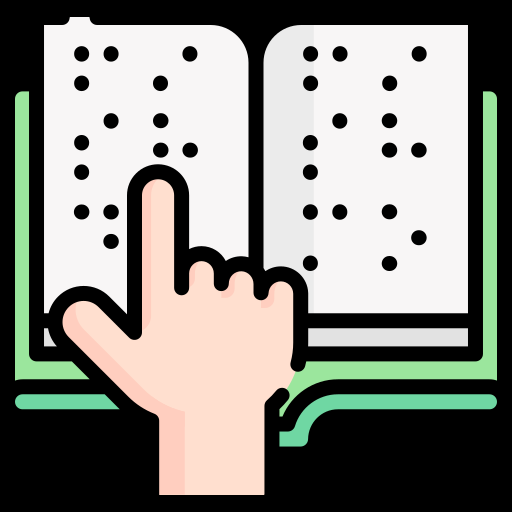
#> input picture templates/images/braille.png, 512 x 512 px
$ python samvaad_braille.py templates/images/braille.png
#> lines starting #> are read from the running program, lines starting #| are printed output that depends on the picture; after the words box and inside, x2 and y2 are one past the last pixel; in counts of white or black regions, pixels touching at a corner belong together
"""Braille recognition utilities and CLI for SAMVAAD."""

from __future__ import annotations

import argparse
import logging
import math
import os
import re
import sys
import time
from dataclasses import dataclass, field
from pathlib import Path
from typing import Any, Dict, List, Optional, Tuple, Union

import cv2
import numpy as np

logger = logging.getLogger(__name__)

# ══════════════════════════════════════════════════════════════════════════════
_COMMON_WORDS = {
    'a', 'about', 'all', 'also', 'and', 'as', 'at', 'be', 'because', 'but', 'by',
    'can', 'come', 'could', 'day', 'do', 'even', 'find', 'first', 'for', 'from',
    'get', 'give', 'go', 'have', 'he', 'her', 'here', 'him', 'his', 'how', 'i',
    'if', 'in', 'into', 'it', 'its', 'just', 'know', 'like', 'look', 'make',
    'man', 'many', 'me', 'more', 'my', 'new', 'no', 'not', 'now', 'of', 'on',
    'one', 'only', 'or', 'other', 'our', 'out', 'people', 'say', 'see', 'she',
    'so', 'some', 'take', 'tell', 'than', 'that', 'the', 'their', 'them', 'then',
    'there', 'these', 'they', 'thing', 'think', 'this', 'time', 'to', 'two', 'up',
    'use', 'very', 'want', 'way', 'we', 'well', 'what', 'when', 'which', 'who',
    'will', 'with', 'would', 'year', 'you', 'your',
    'hello', 'world', 'test', 'braille', 'detection', 'system', 'image', 'text',
    'is', 'are', 'was', 'were', 'been', 'being', 'am', 'has', 'had', 'does', 'did',
    'message', 'welcome', 'thanks', 'please', 'help', 'yes', 'no',
    'lorem', 'ipsum', 'dolor', 'sit', 'amet', 'consectetur', 'adipiscing',
    'elit', 'sed', 'eiusmod', 'tempor', 'incididunt', 'labore', 'dolore',
    'magna', 'aliqua', 'enim', 'minim', 'veniam', 'quis', 'nostrud',
    'exercitation', 'ullamco', 'laboris', 'nisi', 'aliquip', 'commodo',
    'consequat', 'conseq', 'ea', 'ex',
}

# [90 lines left out: functions _split_concatenated_words, auto_space_text, _merge_broken_line_boundary, not called in this run]

# ══════════════════════════════════════════════════════════════════════════════
#  BRAILLE LOOKUP TABLE  (Grade-1 English)
#
#  Dot layout inside one Braille cell:
#    Left col   Right col
#      1           4
#      2           5
#      3           6
#
#  Key  = tuple (dot1, dot2, dot3, dot4, dot5, dot6)   1=raised, 0=absent
# ══════════════════════════════════════════════════════════════════════════════

BRAILLE_MAP: Dict[Tuple[int, ...], str] = {
    (1,0,0,0,0,0): 'a',  (1,1,0,0,0,0): 'b',  (1,0,0,1,0,0): 'c',
    (1,0,0,1,1,0): 'd',  (1,0,0,0,1,0): 'e',  (1,1,0,1,0,0): 'f',
    (1,1,0,1,1,0): 'g',  (1,1,0,0,1,0): 'h',  (0,1,0,1,0,0): 'i',
    (0,1,0,1,1,0): 'j',  (1,0,1,0,0,0): 'k',  (1,1,1,0,0,0): 'l',
    (1,0,1,1,0,0): 'm',  (1,0,1,1,1,0): 'n',  (1,0,1,0,1,0): 'o',
    (1,1,1,1,0,0): 'p',  (1,1,1,1,1,0): 'q',  (1,1,1,0,1,0): 'r',
    (0,1,1,1,0,0): 's',  (0,1,1,1,1,0): 't',  (1,0,1,0,0,1): 'u',
    (1,1,1,0,0,1): 'v',  (0,1,0,1,1,1): 'w',  (1,0,1,1,0,1): 'x',
    (1,0,1,1,1,1): 'y',  (1,0,1,0,1,1): 'z',
    # Punctuation
    (0,0,0,0,0,0): ' ',  (0,1,0,0,0,0): ',',  (0,1,0,0,1,0): ';',
    (0,1,1,0,0,0): ':',  (0,1,1,0,1,0): '!',  (0,0,1,0,1,0): '?',
    (0,1,1,0,0,1): '-',  (0,1,0,0,1,1): '.',  (0,1,1,0,1,1): '"',
    (0,0,1,0,0,1): "'",
}

# Digits (used after the number indicator)
DIGIT_MAP: Dict[Tuple[int, ...], str] = {
    (1,0,0,0,0,0): '1',  (1,1,0,0,0,0): '2',  (1,0,0,1,0,0): '3',
    (1,0,0,1,1,0): '4',  (1,0,0,0,1,0): '5',  (1,1,0,1,0,0): '6',
    (1,1,0,1,1,0): '7',  (1,1,0,0,1,0): '8',  (0,1,0,1,0,0): '9',
    (0,1,0,1,1,0): '0',
}

NUMBER_INDICATOR  = (0,0,1,1,1,1)  # dots 3,4,5,6
CAPITAL_INDICATOR = (0,0,0,0,0,1)  # dot 6 only

# ══════════════════════════════════════════════════════════════════════════════
#  DATA STRUCTURES
# ══════════════════════════════════════════════════════════════════════════════

@dataclass
class Dot:
    cx: float; cy: float; radius: float; area: float

@dataclass
class BrailleCell:
    col: int; row: int
    pattern: Tuple[int, ...] = field(default_factory=lambda: (0,)*6)
    bbox: Tuple[float,float,float,float] = (0,0,0,0)

@dataclass
class RecognitionResult:
    text: str
    raw_text: str
    confidence: float
    dots_count: int
    cells_count: int
    unknown_cells: int
    used_auto_space: bool

# ══════════════════════════════════════════════════════════════════════════════
#  STAGE 1  IMAGE LOADER
# ══════════════════════════════════════════════════════════════════════════════

def load_image(source: Union[str, Path, np.ndarray]) -> np.ndarray:
    """Accept file path or numpy array → return BGR ndarray."""
    if isinstance(source, (str, Path)):
        path = Path(source)
        if not path.exists():
            raise ValueError(f"File not found: {path}")
        img = cv2.imread(str(path))
        if img is None:
            raise ValueError(f"Could not read image: {path}")
        return img
    if isinstance(source, np.ndarray):
        if source.ndim not in (2, 3):
            raise ValueError("Array must be 2-D or 3-D")
        return source.copy()
    raise ValueError(f"Unsupported type: {type(source)}")

# ══════════════════════════════════════════════════════════════════════════════
#  STAGE 2  PREPROCESSOR
#  Grayscale → CLAHE → Gaussian blur → Adaptive threshold → Morph close
# ══════════════════════════════════════════════════════════════════════════════

def preprocess(bgr: np.ndarray) -> Tuple[np.ndarray, np.ndarray]:
    """Returns (gray, binary) where binary has dots=255, background=0."""
    # Handle BGRA
    if bgr.ndim == 3 and bgr.shape[2] == 4:
        bgr = cv2.cvtColor(bgr, cv2.COLOR_BGRA2BGR)
    gray = cv2.cvtColor(bgr, cv2.COLOR_BGR2GRAY) if bgr.ndim == 3 else bgr.copy()

    # CLAHE — handles uneven lighting, shadows, low contrast
    clahe = cv2.createCLAHE(clipLimit=2.0, tileGridSize=(8, 8))
    eq = clahe.apply(gray)

    # Gaussian blur — removes JPEG/screenshot compression noise
    blurred = cv2.GaussianBlur(eq, (5, 5), 0)

    # Adaptive Gaussian threshold — NO fixed brightness value
    binary = cv2.adaptiveThreshold(
        blurred, 255,
        cv2.ADAPTIVE_THRESH_GAUSSIAN_C,
        cv2.THRESH_BINARY_INV,
        31, 10
    )

    # Morphological closing — fills tiny gaps inside dots
    kernel = cv2.getStructuringElement(cv2.MORPH_ELLIPSE, (3, 3))
    binary = cv2.morphologyEx(binary, cv2.MORPH_CLOSE, kernel)

    # Auto-invert if background ended up white (>60% white pixels)
    if np.mean(binary > 127) > 0.6:
        binary = cv2.bitwise_not(binary)

    return gray, binary

# ══════════════════════════════════════════════════════════════════════════════
#  STAGE 3+4  DOT DETECTOR + FILTER
#  Contour analysis — no hardcoded pixel sizes
# ══════════════════════════════════════════════════════════════════════════════

def detect_dots(binary: np.ndarray) -> List[Dot]:
    """Detect and validate Braille dots from binary image."""
    h, w = binary.shape[:2]
    contours, _ = cv2.findContours(binary, cv2.RETR_EXTERNAL, cv2.CHAIN_APPROX_SIMPLE)

    # Collect raw blobs
    blobs = []
    for cnt in contours:
        area = cv2.contourArea(cnt)
        if area < 4:
            continue
        x, y, cw, ch = cv2.boundingRect(cnt)
        blobs.append((area, cw, ch, cnt))

    if not blobs:
        return []

    # Dynamic area range from median (scale-invariant)
    areas = [b[0] for b in blobs]
    med = float(np.median(areas))
    min_a = max(med * 0.10, h * w * 0.000005)
    max_a = min(med * 4.50, h * w * 0.06)

    dots: List[Dot] = []
    for area, cw, ch, cnt in blobs:
        if not (min_a <= area <= max_a):
            continue

        # Circularity filter  (perfect circle = 1.0)
        perim = cv2.arcLength(cnt, True)
        if perim < 1e-3:
            continue
        if (4 * math.pi * area / perim**2) < 0.40:
            continue

        # Aspect ratio filter
        aspect = cw / ch if ch > 0 else 0
        if not (0.35 <= aspect <= 2.65):
            continue

        # Solidity filter
        hull_a = cv2.contourArea(cv2.convexHull(cnt))
        if hull_a < 1 or (area / hull_a) < 0.50:
            continue

        # Centroid
        M = cv2.moments(cnt)
        if M["m00"] < 1e-6:
            continue
        cx = M["m10"] / M["m00"]
        cy = M["m01"] / M["m00"]
        dots.append(Dot(cx=cx, cy=cy, radius=math.sqrt(area/math.pi), area=area))

    dots.sort(key=lambda d: (d.cy, d.cx))
    return dots

# ══════════════════════════════════════════════════════════════════════════════
#  STAGE 5+6  CELL SEGMENTER
# ══════════════════════════════════════════════════════════════════════════════

# [301 lines left out: functions _merge_close, _estimate_spacings, _cluster_rows, _infer_row_positions, _estimate_confidence, segment_cells and 1 more, not called in this run]

# ══════════════════════════════════════════════════════════════════════════════
#  PUBLIC API  (for SAMVAAD integration)
# ══════════════════════════════════════════════════════════════════════════════

class BrailleRecognizer:
    """
    Drop-in module for SAMVAAD.

    from samvaad_braille import BrailleRecognizer
    text = BrailleRecognizer().recognize("image.png")
    """

    def analyze(self, image: Union[str, Path, np.ndarray], auto_space: bool = True) -> RecognitionResult:
        """
        Recognize Braille text from an image.

        Parameters
        ----------
        image : str | Path | np.ndarray
            Input image
        auto_space : bool
            If True, automatically add spaces between words (default: True)
            Useful for Braille images that lack blank cells between words

        Returns
        -------
        RecognitionResult
            Decoded text plus confidence and detection metadata
        """
        bgr = load_image(image)
        _, bn = preprocess(bgr)
        dots = detect_dots(bn)
        if not dots:
            return RecognitionResult(
                text="",
                raw_text="",
                confidence=0.0,
                dots_count=0,
                cells_count=0,
                unknown_cells=0,
                used_auto_space=auto_space,
            )
        cells = segment_cells(dots)
        raw_text = decode_cells(cells)
        text = auto_space_text(raw_text, remove_newlines=True) if auto_space else raw_text
        text = text.upper()
        unknown_cells = sum(1 for c in cells if any(c.pattern) and BRAILLE_MAP.get(c.pattern) is None)
        confidence = _estimate_confidence(dots, cells, raw_text, text, auto_space)
        return RecognitionResult(
            text=text,
            raw_text=raw_text,
            confidence=confidence,
            dots_count=len(dots),
            cells_count=len(cells),
            unknown_cells=unknown_cells,
            used_auto_space=auto_space,
        )

    # [39 lines left out: functions recognize, recognize_with_debug, not called in this run]

# Convenience function
def recognize_braille(image: Union[str, Path, np.ndarray]) -> str:
    return BrailleRecognizer().recognize(image)

# ══════════════════════════════════════════════════════════════════════════════
#  RUNNER  (when you execute this file directly)
# ══════════════════════════════════════════════════════════════════════════════

IMG_EXTS = {".png", ".jpg", ".jpeg", ".bmp", ".tiff", ".tif"}

# Expected output per filename stem (for --test mode)
_EXPECTED: Dict[str, str] = {}
for _c in "abcdefghijklmnopqrstuvwxyz": _EXPECTED[_c] = _c
for _i in range(10): _EXPECTED[str(_i)] = str(_i)

os.system("")  # enable ANSI colours on Windows
G = "\033[92m"; R = "\033[91m"; Y = "\033[93m"; C = "\033[96m"
B = "\033[1m";  Z = "\033[0m"

def _run_single(path: Path, debug: bool):
    rec = BrailleRecognizer()
    print(f"\n{B}Image:{Z} {path.name}")
    t0 = time.perf_counter()
    if debug:
        text, dbg, result = rec.recognize_with_debug(path)
        for name, img in dbg.items():
            out = path.parent / f"{path.stem}_debug_{name}.png"
            cv2.imwrite(str(out), img)
            print(f"  {C}Debug saved → {out.name}{Z}")
    else:
        result = rec.analyze(path)
        text = result.text
    ms = (time.perf_counter() - t0) * 1000
    print(f"{B}Result:{Z} {G}{text!r}{Z}")
    print(f"{B}Conf:  {Z} {result.confidence:.2f}")
    print(f"{B}Time:  {Z} {ms:.0f} ms\n")

# [83 lines left out: functions _run_test, _run_interactive, not called in this run]

# ══════════════════════════════════════════════════════════════════════════════
#  ENTRY POINT
# ══════════════════════════════════════════════════════════════════════════════

if __name__ == "__main__":
    ap = argparse.ArgumentParser(
        prog="samvaad_braille",
        description="SAMVAAD Braille Recognition",
        formatter_class=argparse.RawDescriptionHelpFormatter,
        epilog="""
Examples:
  python samvaad_braille.py
  python samvaad_braille.py D:\\SAMVAAD\\dataset\\G.png
  python samvaad_braille.py --test D:\\SAMVAAD\\dataset
  python samvaad_braille.py --test D:\\SAMVAAD\\dataset --debug
        """,
    )
    ap.add_argument("image",  nargs="?", type=Path, default=None,
                    help="Single image path")
    ap.add_argument("--test", "-t", metavar="FOLDER", type=Path, default=None,
                    help="Test all images in a folder")
    ap.add_argument("--debug", "-d", action="store_true",
                    help="Save debug overlay images")
    args = ap.parse_args()

    if args.test:
        if not args.test.is_dir():
            print(f"{R}Not a folder: {args.test}{Z}"); sys.exit(1)
        _run_test(args.test, args.debug)
    elif args.image:
        if not args.image.exists():
            print(f"{R}File not found: {args.image}{Z}"); sys.exit(1)
        _run_single(args.image, args.debug)
#> in load_image, img is the input picture: shape (512, 512, 3); mean B, G, R 130.4, 137, 136.8
#> in preprocess, `gray = cv2.cvtColor(bgr, cv2.COLOR_BGR2GRAY) if bgr.ndim == 3 else bgr..`:
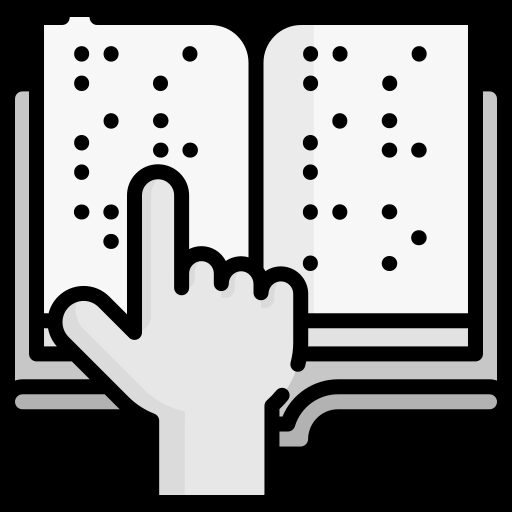
#> gray: shape (512, 512); min 0, max 247, mean 136.3
#> in preprocess, `blurred = cv2.GaussianBlur(eq, (5, 5), 0)`:
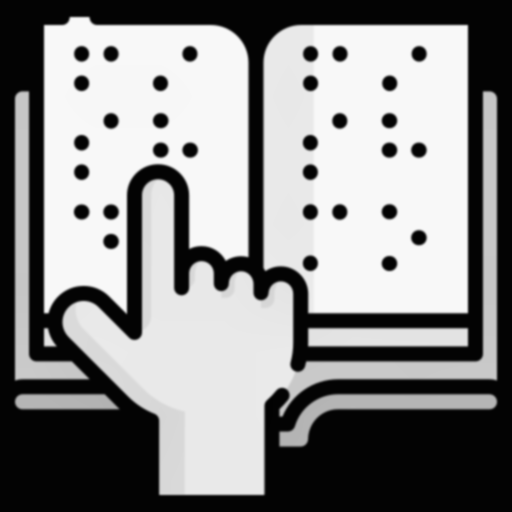
#> blurred: shape (512, 512); min 2, max 248, mean 138
#> in preprocess, `binary = cv2.adaptiveThreshold( blurred, 255, cv2.ADAPTIVE_THRESH_GAUS..`:
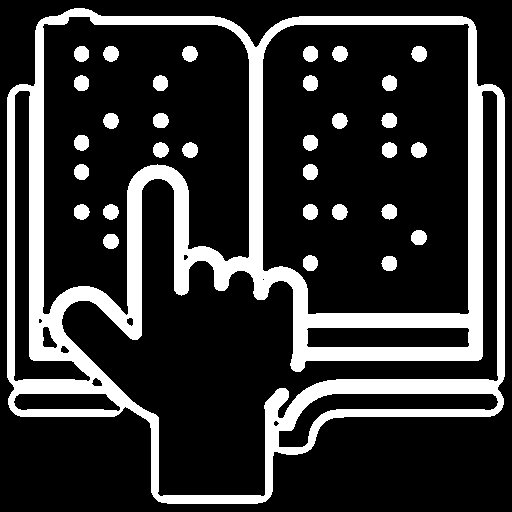
#> binary: shape (512, 512); 20.7% white; 32 white regions, largest, box (x1, y1, x2, y2) and area: (7, 8, 505, 504) 48097, (411, 46, 427, 62) 199, (103, 113, 119, 129) 199
#> in preprocess, `binary = cv2.morphologyEx(binary, cv2.MORPH_CLOSE, kernel)`: binary: shape (512, 512); 20.7% white; 32 white regions
#> in detect_dots, `contours, _ = cv2.findContours(binary, cv2.RETR_EXTERNAL, cv2.CHAIN_AP..`: contours = 1 contour; box (x1, y1, x2, y2) and area: (7, 8, 505, 504) 205841
#> the loop in detect_dots, `for cnt in contours:` made 1 pass
#> (area, x, y, cw, ch) on pass 1: (205841, 7, 8, 498, 496)
#> after the loop in detect_dots, `for cnt in contours:`: blobs = 1 item
#> in detect_dots, `areas = [b[0] for b in blobs]`: areas = [205841]
#> in detect_dots, `med = float(np.median(areas))`: med = 205841
#> in detect_dots, `min_a = max(med * 0.10, h * w * 0.000005)`: min_a = 20584.1
#> in detect_dots, `max_a = min(med * 4.50, h * w * 0.06)`: max_a = 15728.6
#> the loop in detect_dots, `for area, cw, ch, cnt in blobs:` made 1 pass
#> (area, cw, ch) on pass 1: (205841, 498, 496)
#> after the loop in detect_dots, `for area, cw, ch, cnt in blobs:`: dots = []
    else:
        _run_interactive(args.debug)

$ run again, with templates/images/learn.png copied over templates/images/braille.png
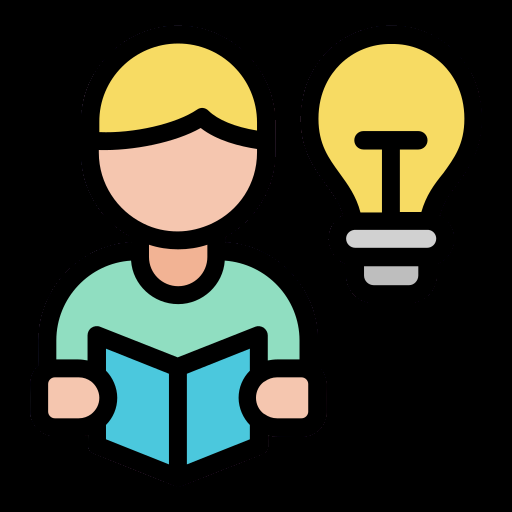
#> input picture templates/images/learn.png, 512 x 512 px
#> in load_image, img is the input picture: shape (512, 512, 3); mean B, G, R 42.9, 57.4, 54
#> in preprocess, `blurred = cv2.GaussianBlur(eq, (5, 5), 0)`:
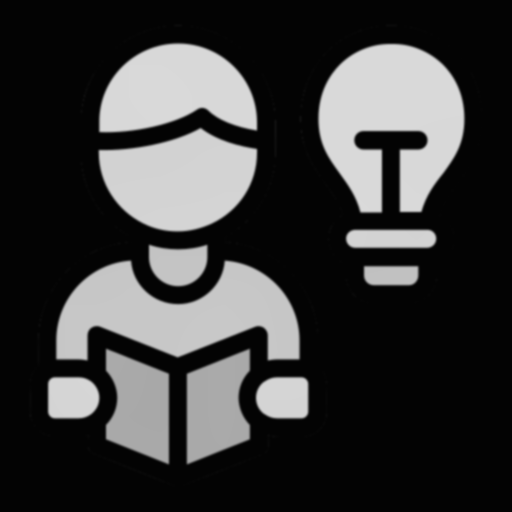
#> blurred: shape (512, 512); min 3, max 218, mean 57.7
#> in preprocess, `binary = cv2.adaptiveThreshold( blurred, 255, cv2.ADAPTIVE_THRESH_GAUS..`:
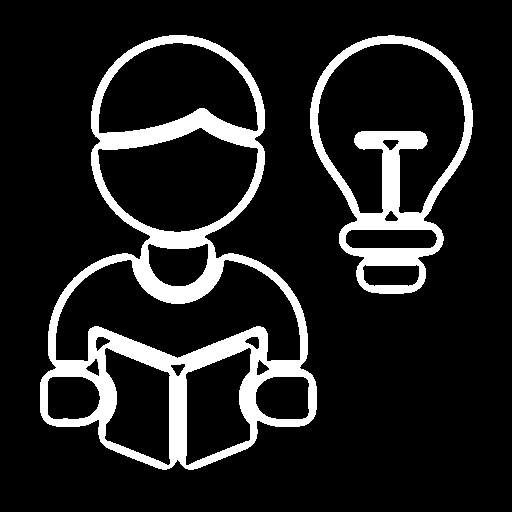
#> binary: shape (512, 512); 12.9% white; 2 white regions, box (x1, y1, x2, y2) and area: (40, 35, 317, 470) 24115, (310, 35, 473, 294) 9770
#> contours = 2 contours; box (x1, y1, x2, y2) and area: (40, 35, 317, 470) 76924, (310, 35, 473, 294) 28883
#> the loop in detect_dots, `for cnt in contours:` made 2 passes
#> (area, x, y, cw, ch) on passes 1 to 2: (28883, 310, 35, 163, 259), (76924.5, 40, 35, 277, 435)
#> after the loop in detect_dots, `for cnt in contours:`: blobs = 2 items
#> areas = [28883, 76924.5]
#> med = 52903.8
#> min_a = 5290.4
#> max_a = 15728.6
#> the loop in detect_dots, `for area, cw, ch, cnt in blobs:` made 2 passes
#> (area, cw, ch) on passes 1 to 2: (28883, 163, 259), (76924.5, 277, 435)
#> after the loop in detect_dots, `for area, cw, ch, cnt in blobs:`: dots = []
